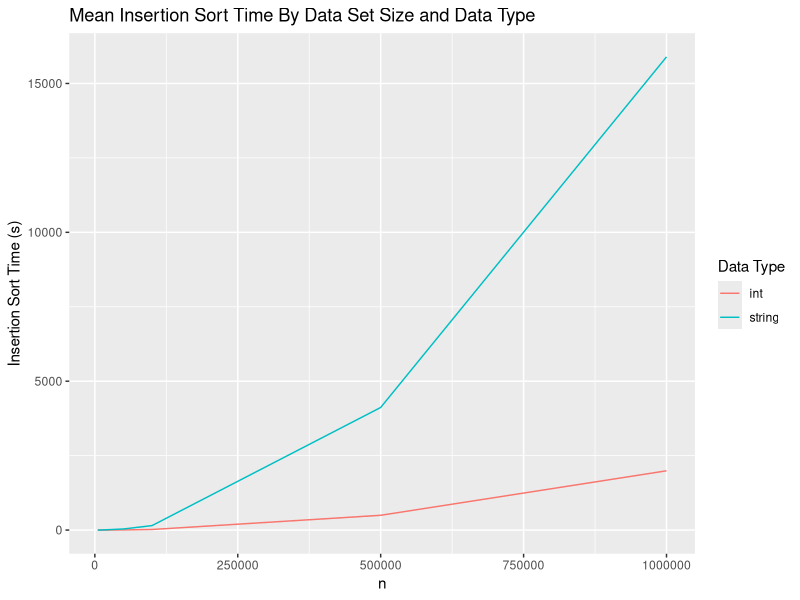
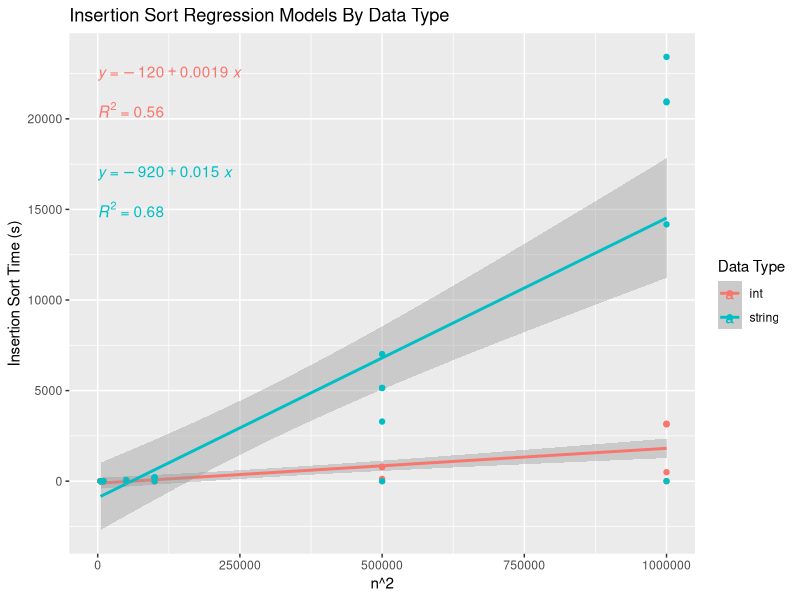
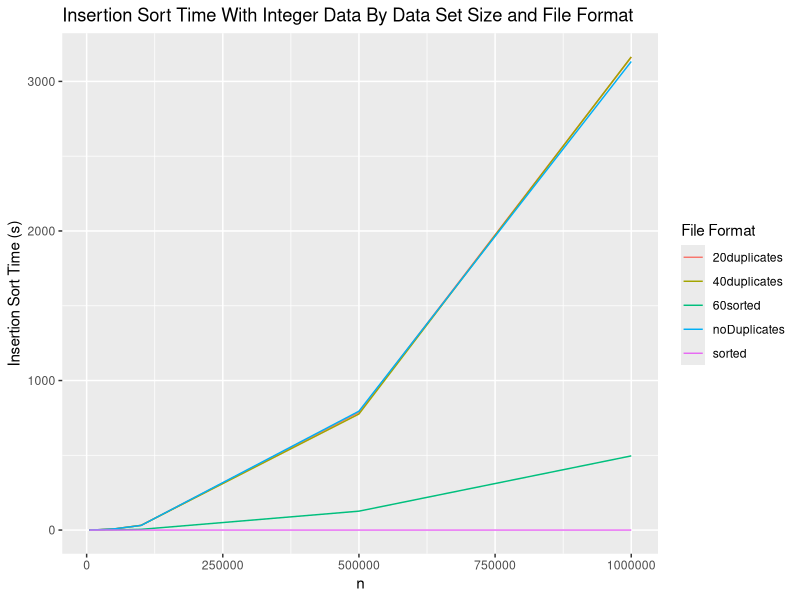
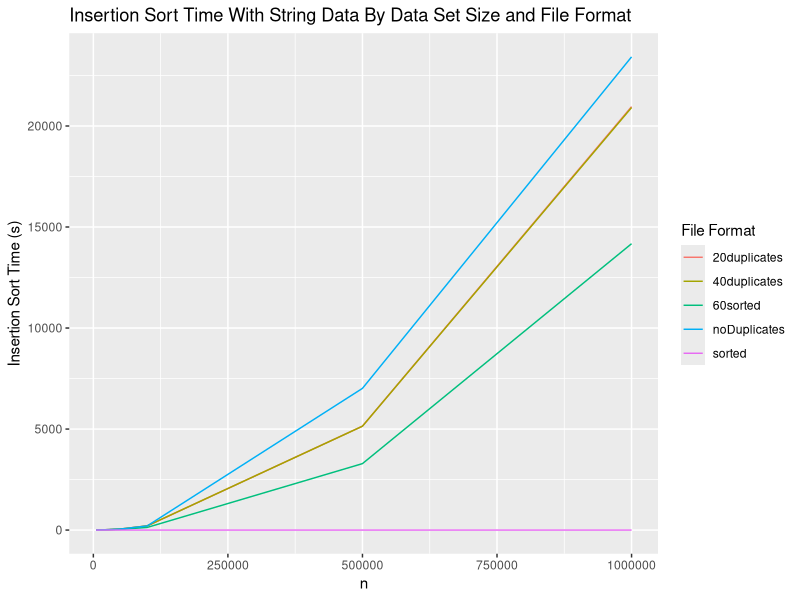
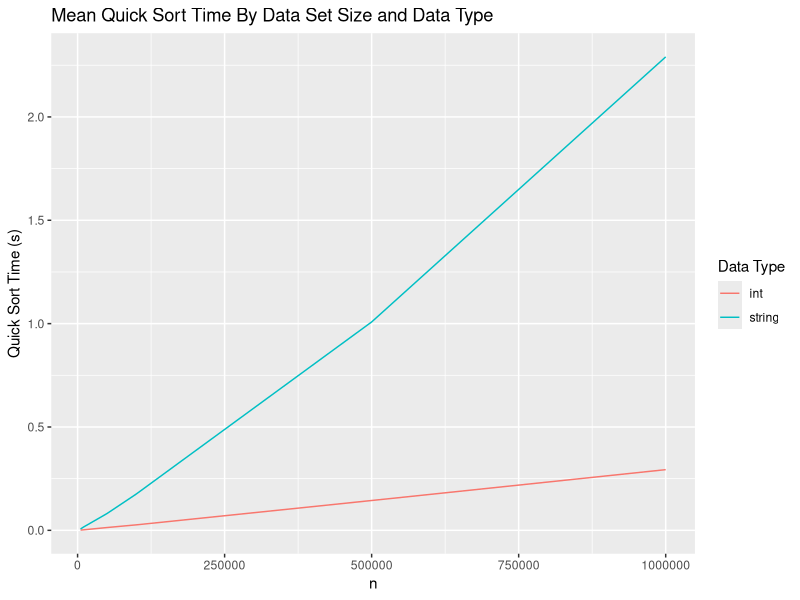
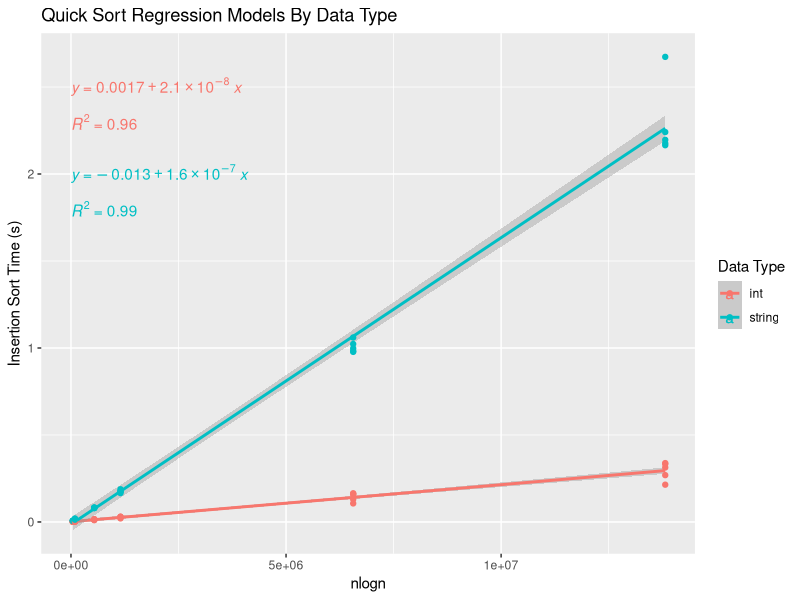
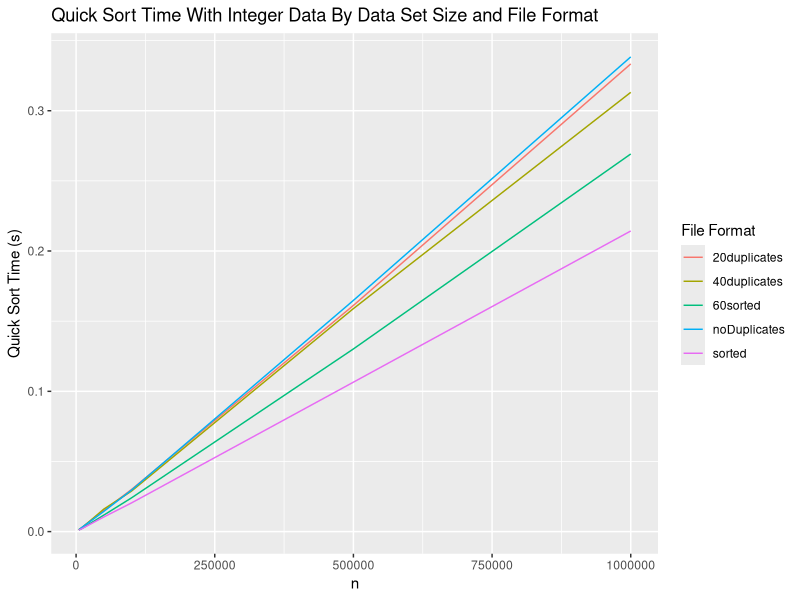
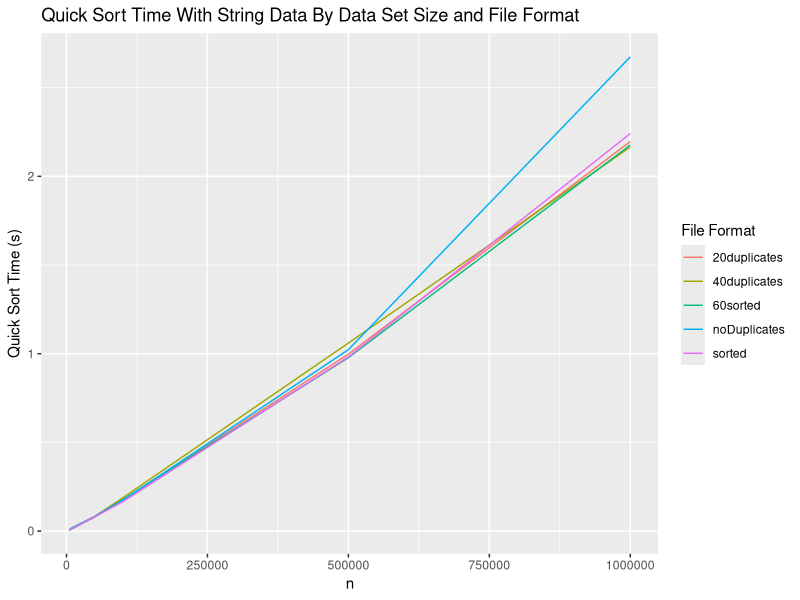

These figures' R source, in order:
## ---- chunk 1
# Load Dependencies
library(ggplot2)
library(ggpubr)
library(svglite)

# Load Dataset
data = read.csv("FinalData.csv")
# Create n^2 and nlogn columns
data$n2 = data$size ^ 2
data$nlogn = log(data$size) * data$size
## ---- chunk 2
insertionTimes = aggregate(insertion_time ~ var_type + size + n2 + format, data = data, FUN = mean)
insertionTimes2 = aggregate(insertion_time ~ var_type + size + n2, data = data, FUN = mean)
ggplot(insertionTimes2, aes(x = size, y = insertion_time, color = var_type)) +
  geom_line() +
  labs(title = "Mean Insertion Sort Time By Data Set Size and Data Type", x = "n", y = "Insertion Sort Time (s)") +
  guides(color = guide_legend(title = "Data Type"))
ggsave("insertionMean.svg")
## ---- chunk 3
ggplot(insertionTimes, aes(x = size, y = insertion_time, color = var_type)) +
  labs(title = "Insertion Sort Regression Models By Data Type", x = "n^2", y = "Insertion Sort Time (s)") +
  geom_smooth(method="lm") +
  geom_point() +
  stat_regline_equation(label.x=0, label.y=c(22500, 17000)) +
  stat_cor(aes(label=..rr.label..), label.x=0, label.y=c(20500, 15000)) +
  guides(color = guide_legend(title = "Data Type"))
ggsave("insertionRegression.svg")
## ---- chunk 4
insertionInts = subset(insertionTimes, var_type == "int")
ggplot(insertionInts, aes(x = size, y = insertion_time, color = format)) +
  geom_line() +
  labs(title = "Insertion Sort Time With Integer Data By Data Set Size and File Format", x = "n", y = "Insertion Sort Time (s)") +
  guides(color = guide_legend(title = "File Format"))
ggsave("insertionInts.svg")
## ---- chunk 5
insertionStrings = subset(insertionTimes, var_type == "string")
ggplot(insertionStrings, aes(x = size, y = insertion_time, color = format)) +
  geom_line() +
  labs(title = "Insertion Sort Time With String Data By Data Set Size and File Format", x = "n", y = "Insertion Sort Time (s)") +
  guides(color = guide_legend(title = "File Format"))
ggsave("insertionStrings.svg")
## ---- chunk 6
quickTimes = aggregate(quick_time ~ var_type + size + nlogn + format, data = data, FUN = mean)
quickTimes2 = aggregate(quick_time ~ var_type + size + nlogn, data = data, FUN = mean)
ggplot(quickTimes2, aes(x = size, y = quick_time, color = var_type)) + 
  geom_line() + 
  labs(title = "Mean Quick Sort Time By Data Set Size and Data Type", x = "n", y = "Quick Sort Time (s)") + 
  guides(color = guide_legend(title = "Data Type"))
ggsave("quickMean.svg")
## ---- chunk 7
ggplot(quickTimes, aes(x = nlogn, y = quick_time, color = var_type)) +
  labs(title = "Quick Sort Regression Models By Data Type", x = "nlogn", y = "Insertion Sort Time (s)") +
  geom_smooth(method="lm") +
  geom_point() +
  stat_regline_equation(label.x=0, label.y=c(2.5, 2)) +
  stat_cor(aes(label=..rr.label..), label.x=0, label.y=c(2.3, 1.8)) +
  guides(color = guide_legend(title = "Data Type"))
ggsave("quickRegression.svg")
## ---- chunk 8
quickInts = subset(quickTimes, var_type == "int")
ggplot(quickInts, aes(x = size, y = quick_time, color = format)) + 
  geom_line() + 
  labs(title = "Quick Sort Time With Integer Data By Data Set Size and File Format", x = "n", y = "Quick Sort Time (s)") + 
  guides(color = guide_legend(title = "File Format"))
ggsave("quickInts.svg")
## ---- chunk 9
quickStrings = subset(quickTimes, var_type == "string")
ggplot(quickStrings, aes(x = size, y = quick_time, color = format)) + 
  geom_line() + 
  labs(title = "Quick Sort Time With String Data By Data Set Size and File Format", x = "n", y = "Quick Sort Time (s)") + 
  guides(color = guide_legend(title = "File Format"))
ggsave("quickStrings.svg")
## ---- chunk 10
mergeTimes = aggregate(merge_time ~ var_type + size + nlogn + format, data = data, FUN = mean)
mergeTimes2 = aggregate(merge_time ~ var_type + size + nlogn, data = data, FUN = mean)
ggplot(mergeTimes2, aes(x = size, y = merge_time, color = var_type)) + 
  geom_line() + 
  labs(title = "Mean Merge Sort Time By Data Set Size and Data Type", x = "n", y = "Merge Sort Time (s)") + 
  guides(color = guide_legend(title = "Data Type"))
ggsave("mergeMean.svg")
## ---- chunk 11
ggplot(mergeTimes, aes(x = nlogn, y = merge_time, color = var_type)) +
  labs(title = "Merge Sort Regression Models By Data Type", x = "nlogn", y = "Merge Sort Time (s)") +
  geom_smooth(method="lm") +
  geom_point() +
  stat_regline_equation(label.x=0, label.y=c(8, 6)) +
  stat_cor(aes(label=..rr.label..), label.x=0, label.y=c(7.2, 5.2)) +
  guides(color = guide_legend(title = "Data Type"))
ggsave("mergeRegression.svg")
## ---- chunk 12
mergeInts = subset(mergeTimes, var_type == "int")
ggplot(mergeInts, aes(x = size, y = merge_time, color = format)) + 
  geom_line() + 
  labs(title = "Merge Sort Time With Integer Data By Data Set Size and File Format", x = "n", y = "Merge Sort Time (s)") + 
  guides(color = guide_legend(title = "File Format"))
ggsave("mergeInts.svg")
## ---- chunk 13
mergeStrings = subset(mergeTimes, var_type == "string")
ggplot(mergeStrings, aes(x = size, y = merge_time, color = format)) + 
  geom_line() + 
  labs(title = "Merge Sort Time With String Data By Data Set Size and File Format", x = "n", y = "Merge Sort Time (s)") + 
  guides(color = guide_legend(title = "File Format"))
ggsave("mergeStrings.svg")
## ---- chunk 14
shellTimes = aggregate(shell_time ~ var_type + size + nlogn + format, data = data, FUN = mean)
shellTimes2 = aggregate(shell_time ~ var_type + size + nlogn, data = data, FUN = mean)
ggplot(shellTimes2, aes(x = size, y = shell_time, color = var_type)) + 
  geom_line() + 
  labs(title = "Mean Shell Sort Time By Data Set Size and Data Type", x = "n", y = "Shell Sort Time (s)") + 
  guides(color = guide_legend(title = "Data Type"))
ggsave("shellMean.svg")
## ---- chunk 15
ggplot(shellTimes, aes(x = nlogn, y = shell_time, color = var_type)) +
  labs(title = "Shell Sort Regression Models By Data Type", x = "nlogn", y = "Shell Sort Time (s)") +
  geom_smooth(method="lm") +
  geom_point() +
  stat_regline_equation(label.x=0, label.y=c(6, 4.5)) +
  stat_cor(aes(label=..rr.label..), label.x=0, label.y=c(5.5, 4)) +
  guides(color = guide_legend(title = "Data Type"))
ggsave("shellRegression.svg")
## ---- chunk 16
shellInts = subset(shellTimes, var_type == "int")
ggplot(shellInts, aes(x = size, y = shell_time, color = format)) + 
  geom_line() + 
  labs(title = "Shell Sort Time With Integer Data By Data Set Size and File Format", x = "n", y = "Shell Sort Time (s)") + 
  guides(color = guide_legend(title = "File Format"))
ggsave("shellInts.svg")
## ---- chunk 17
shellStrings = subset(shellTimes, var_type == "string")
ggplot(shellStrings, aes(x = size, y = shell_time, color = format)) + 
  geom_line() + 
  labs(title = "Shell Sort Time With String Data By Data Set Size and File Format", x = "n", y = "Shell Sort Time (s)") + 
  guides(color = guide_legend(title = "File Format"))
ggsave("shellStrings.svg")
## ---- chunk 18
introTimes = aggregate(intro_time ~ var_type + size + nlogn + format, data = data, FUN = mean)
introTimes2 = aggregate(intro_time ~ var_type + size + nlogn, data = data, FUN = mean)
ggplot(introTimes2, aes(x = size, y = intro_time, color = var_type)) + 
  geom_line() + 
  labs(title = "Mean Intro Sort Time By Data Set Size and Data Type", x = "n", y = "Intro Sort Time (s)") + 
  guides(color = guide_legend(title = "Data Type"))
ggsave("introMean.svg")
## ---- chunk 19
ggplot(introTimes, aes(x = nlogn, y = intro_time, color = var_type)) +
  labs(title = "Intro Sort Regression Models By Data Type", x = "nlogn", y = "Intro Sort Time (s)") +
  geom_smooth(method="lm") +
  geom_point() +
  stat_regline_equation(label.x=0, label.y=c(6, 4.5)) +
  stat_cor(aes(label=..rr.label..), label.x=0, label.y=c(5.5, 4)) +
  guides(color = guide_legend(title = "Data Type"))
ggsave("introRegression.svg")
## ---- chunk 20
introInts = subset(introTimes, var_type == "int")
ggplot(introInts, aes(x = size, y = intro_time, color = format)) + 
  geom_line() + 
  labs(title = "Intro Sort Time With Integer Data By Data Set Size and File Format", x = "n", y = "Intro Sort Time (s)") + 
  guides(color = guide_legend(title = "File Format"))
ggsave("introInts.svg")
## ---- chunk 21
introStrings = subset(introTimes, var_type == "string")
ggplot(introStrings, aes(x = size, y = intro_time, color = format)) + 
  geom_line() + 
  labs(title = "Intro Sort Time With String Data By Data Set Size and File Format", x = "n", y = "Intro Sort Time (s)") + 
  guides(color = guide_legend(title = "File Format"))
ggsave("introStrings.svg")
## ---- chunk 22
timTimes = aggregate(tim_time ~ var_type + size + nlogn + format, data = data, FUN = mean)
timTimes2 = aggregate(tim_time ~ var_type + size + nlogn, data = data, FUN = mean)
ggplot(timTimes2, aes(x = size, y = tim_time, color = var_type)) + 
  geom_line() + 
  labs(title = "Mean Tim Sort Time By Data Set Size and Data Type", x = "n", y = "Tim Sort Time (s)") + 
  guides(color = guide_legend(title = "Data Type"))
ggsave("timMean.svg")
## ---- chunk 23
ggplot(timTimes, aes(x = nlogn, y = tim_time, color = var_type)) +
  labs(title = "Tim Sort Regression Models By Data Type", x = "nlogn", y = "Tim Sort Time (s)") +
  geom_smooth(method="lm") +
  geom_point() +
  stat_regline_equation(label.x=0, label.y=c(6, 4.5)) +
  stat_cor(aes(label=..rr.label..), label.x=0, label.y=c(5.5, 4)) +
  guides(color = guide_legend(title = "Data Type"))
ggsave("timRegression.svg")
## ---- chunk 24
timInts = subset(timTimes, var_type == "int")
ggplot(timInts, aes(x = size, y = tim_time, color = format)) + 
  geom_line() + 
  labs(title = "Tim Sort Time With Integer Data By Data Set Size and File Format", x = "n", y = "Tim Sort Time (s)") + 
  guides(color = guide_legend(title = "File Format"))
ggsave("timInts.svg")
## ---- chunk 25
timStrings = subset(timTimes, var_type == "string")
ggplot(timStrings, aes(x = size, y = tim_time, color = format)) + 
  geom_line() + 
  labs(title = "Tim Sort Time With String Data By Data Set Size and File Format", x = "n", y = "Tim Sort Time (s)") + 
  guides(color = guide_legend(title = "File Format"))
ggsave("timStrings.svg")
## ---- chunk 26
# Create new data frame that is restructured to have 1 time column
data2 = matrix(ncol = 5, nrow = 360)
# For each algorithm:
for (i in 1:6) {
  # For each input file:
  for (j in 1:60) {
    # Set the first 3 cols to the corresponding cols from old dataset
    data2[i * j, 1] = data[j, 1]
    data2[i * j, 2] = data[j, 2]
    data2[i * j, 3] = data[j, 3]
    # Set the time from the correct algorithm
    data2[i * j, 4] = data[j, 3 + i]
    # Set which algorithm this row is from
    if (i == 1) {
      data2[i * j, 5] = "insertion"
    } else if (i == 2) {
      data2[i * j, 5] = "quick"
    } else if (i == 3) {
      data2[i * j, 5] = "merge"
    } else if (i == 4) {
      data2[i * j, 5] = "shell"
    } else if (i == 5) {
      data2[i * j, 5] = "intro"
    } else {
      data2[i * j, 5] = "tim"
    }
  }
}
data2 = data.frame(data2)
# Set the column names
colnames(data2) = c("var_type", "size", "format", "time", "algorithm")
# Convert numeric columns back into numeric data
data2 = transform(data2, time = as.numeric(time))
data2 = transform(data2, size = as.numeric(size))
## ---- chunk 27
integerData = subset(data2, var_type == "int")
integerTimes = aggregate(time ~ algorithm + size, data = integerData, FUN = mean)
ggplot(integerTimes, aes(x = size, y = time, color = algorithm)) + 
  geom_line() + 
  labs(title = "Mean Sort Time For Integer Data By Data Set Size and Algorithm", x = "n", y = "Sorting Time (s)") + 
  guides(color = guide_legend(title = "Algorithm"))
ggsave("intMean.svg")
## ---- chunk 28
integerTimes2 = subset(integerTimes, algorithm != "insertion")
ggplot(integerTimes2, aes(x = size, y = time, color = algorithm)) + 
  geom_line() + 
  labs(title = "Mean Sort Time For Integer Data By Data Set Size and Algorithm", x = "n", y = "Sorting Time (s)") + 
  guides(color = guide_legend(title = "Algorithm"))
ggsave("intMean2.svg")
## ---- chunk 29
stringData = subset(data2, var_type == "string")
stringTimes = aggregate(time ~ algorithm + size, data = stringData, FUN = mean)
ggplot(stringTimes, aes(x = size, y = time, color = algorithm)) + 
  geom_line() + 
  labs(title = "Mean Sort Time For String Data By Data Set Size and Algorithm", x = "n", y = "Sorting Time (s)") + 
  guides(color = guide_legend(title = "Algorithm"))
ggsave("stringMean.svg")
## ---- chunk 30
stringTimes2 = subset(stringTimes, algorithm != "insertion")
ggplot(stringTimes2, aes(x = size, y = time, color = algorithm)) + 
  geom_line() + 
  labs(title = "Mean Sort Time For String Data By Data Set Size and Algorithm", x = "n", y = "Sorting Time (s)") + 
  guides(color = guide_legend(title = "Algorithm"))
ggsave("stringMean2.svg")
